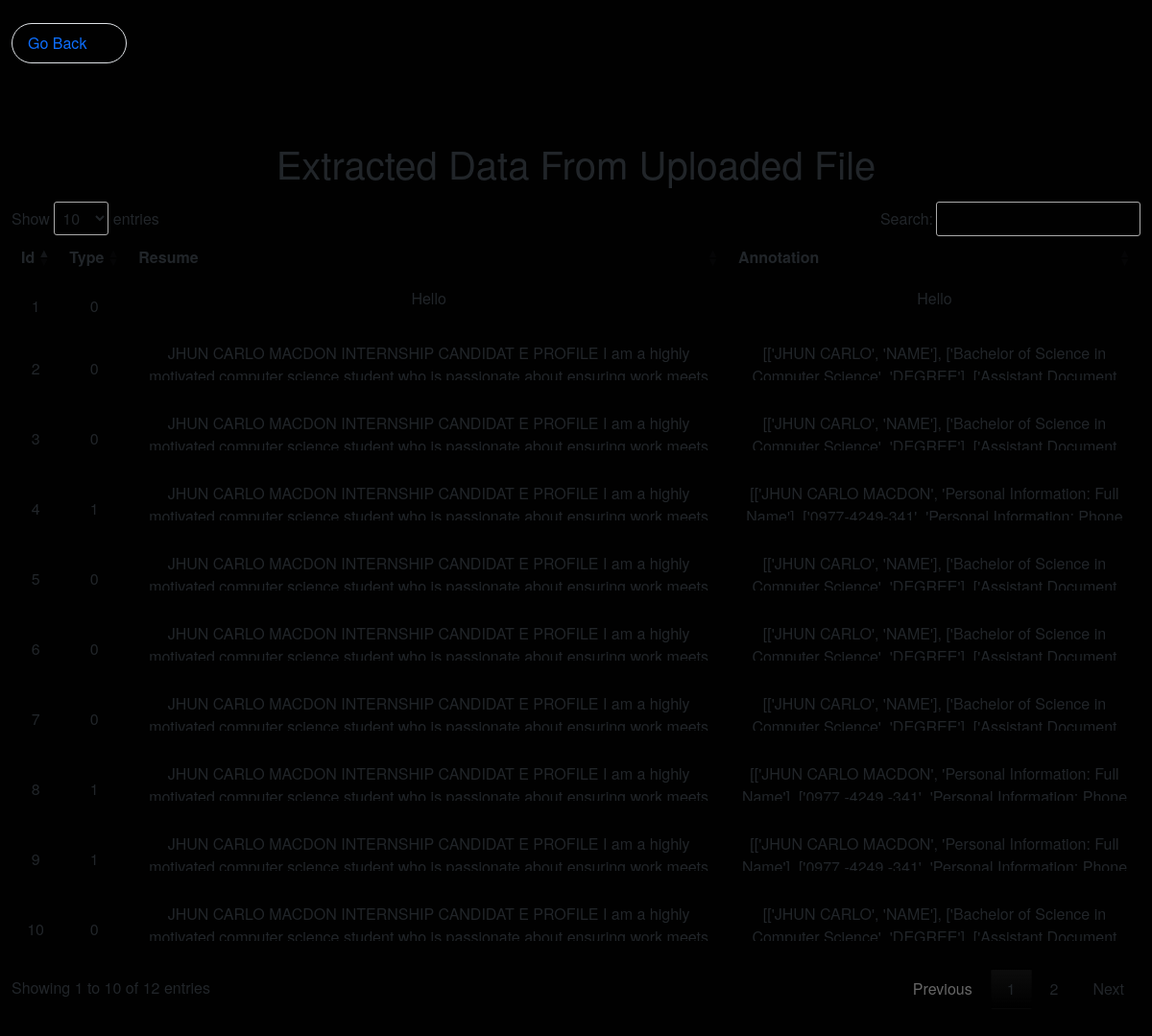
Page /data on the committed database.
### tables this page shows
CREATE TABLE 'data' ('id' INTEGER PRIMARY KEY NOT NULL, 'type' INTEGER, 'resume' TEXT, 'annotation' TEXT);

### app.py (the view)
@app.route("/data")
def data():
    rows = db.execute("SELECT * FROM data")
    return render_template("data.html", navigation = False, data = rows)

### templates/data.html (shortened to what this page needs)
{% extends "layout.html" %}
{% block main %}
<h1 class="p-2">Extracted Data From Uploaded File </h1>
<table id="table" class="display text-left" style="width:100%;">
    <thead>
        <tr>
            <th>Id</th>
            <th>Type</th>
            <th>Resume</th>
            <th>Annotation</th>
        </tr>
    </thead>
    <tbody >
        {% for item in data %}
            <tr>
                <td>{{ item["id"] }}</td>
                <td>{{ item["type"] }}</td>
                <td><p style="overflow-y: hidden; max-height: 40px">{{ item["resume"] }}</p></td>
                <td><p style="overflow-y: hidden; max-height: 40px">{{ item["annotation"] }}</p></td>
            </tr>
        {% endfor %}
    </tbody>
</table>
{% endblock %}

### templates/layout.html (shortened to what this page needs)
<!Doctype html>
<html lang="en">
  <head>
    <link href="https://cdn.jsdelivr.net/npm/bootstrap@5.0.2/dist/css/bootstrap.min.css" rel="stylesheet">
    <link rel="stylesheet" href="static/style.css">
    <link rel="stylesheet" href="https://cdn.datatables.net/1.13.6/css/jquery.dataTables.min.css">
  </head>
  <body>
        {% if navigation %}
        <nav class="navbar navbar-expand-lg navbar-dark justify-content-center nav-bottom">
            <div class="container-fluid justify-space-between">
              <div>
                <img src="/static/logo-2.png" alt="" height="45px">
              </div>
              <button class="navbar-toggler" type="button" data-bs-toggle="collapse" data-bs-target="#navbarNav" aria-controls="navbarNav" aria-expanded="false" aria-label="Toggle navigation">
                <span class="navbar-toggler-icon"></span>
              </button>
              <div class="collapse navbar-collapse " id="navbarNav" style="font-size: 30px">
                <ul class="navbar-nav d-flex justify-content-end  container-fluid">
                  <li class="nav-item ">
                    <a class="nav-link text-end active" aria-current="page" href="#Home">Home</a>
                  </li>
                  <li class="nav-item ">
                    <a class="nav-link text-end" href="#About">About</a>
                  </li>
                  <li class="nav-item ">
                    <a class="nav-link text-end" href="#Features">Features</a>
                  </li>
                </ul>
              </div>
            </div>
          </nav>
          {% else %}
          <div class="row p-4">
            <a aria-current="page" style="width: 120px;" href="/" class="nav-link text-left active border rounded-pill">Go Back</a>
          </div>
          {% endif %}
        <main class="container-fluid py-5 text-center">
            {% block main %}{% endblock %}
        </main>
  </body>
</html>

### static/style.css (style rules this page uses)
body { margin: 0; padding: 0; font-family: 'Helvetica Neue', Arial, sans-serif; background-color: rgba(1,1,1,1); }

### rows in the picture
data: id "1", type "0", resume "Hello", annotation "Hello"
data: id "2", type "0", resume "JHUN CARLO MACDON INTERNSHIP CANDIDAT E PROFILE I am a highly…", annotation "[['JHUN CARLO', 'NAME'], ['Bachelor of Science in…"
data: id "3", type "0", resume "JHUN CARLO MACDON INTERNSHIP CANDIDAT E PROFILE I am a highly…", annotation "[['JHUN CARLO', 'NAME'], ['Bachelor of Science in…"
data: id "4", type "1", resume "JHUN CARLO MACDON INTERNSHIP CANDIDAT E PROFILE I am a highly…", annotation "[['JHUN CARLO MACDON', 'Personal Information: Full…"
data: id "5", type "0", resume "JHUN CARLO MACDON INTERNSHIP CANDIDAT E PROFILE I am a highly…", annotation "[['JHUN CARLO', 'NAME'], ['Bachelor of Science in…"
data: id "6", type "0", resume "JHUN CARLO MACDON INTERNSHIP CANDIDAT E PROFILE I am a highly…", annotation "[['JHUN CARLO', 'NAME'], ['Bachelor of Science in…"
data: id "7", type "0", resume "JHUN CARLO MACDON INTERNSHIP CANDIDAT E PROFILE I am a highly…", annotation "[['JHUN CARLO', 'NAME'], ['Bachelor of Science in…"
data: id "8", type "1", resume "JHUN CARLO MACDON INTERNSHIP CANDIDAT E PROFILE I am a highly…", annotation "[['JHUN CARLO MACDON', 'Personal Information: Full…"
data: id "9", type "1", resume "JHUN CARLO MACDON INTERNSHIP CANDIDAT E PROFILE I am a highly…", annotation "[['JHUN CARLO MACDON', 'Personal Information: Full…"
data: id "10", type "0", resume "JHUN CARLO MACDON INTERNSHIP CANDIDAT E PROFILE I am a highly…", annotation "[['JHUN CARLO', 'NAME'], ['Bachelor of Science in…"
